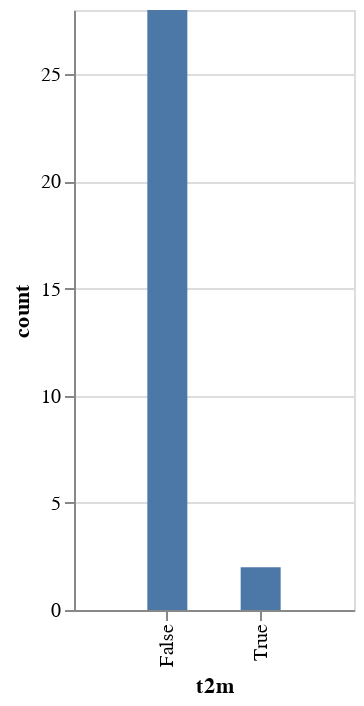

Vega-Lite specification stored for this chart:
### Vega-Lite specification from a JSON file in a GitHub repository (floating-point values rounded to 4 significant figures)
{"$schema": "https://vega.github.io/schema/vega-lite/v5.json", "description": "A bar chart with highlighting on hover and selecting on click. (Inspired by Tableau's interaction style.)", "data": {"values": [{"t2m": "False", "count": 28}, {"t2m": "True", "count": 2}]}, "mark": {"type": "bar", "size": 20}, "encoding": {"x": {"field": "t2m", "type": "ordinal", "scale": {"padding": 5}, "sort": "-y"}, "y": {"field": "count", "type": "quantitative", "stack": false}}}
